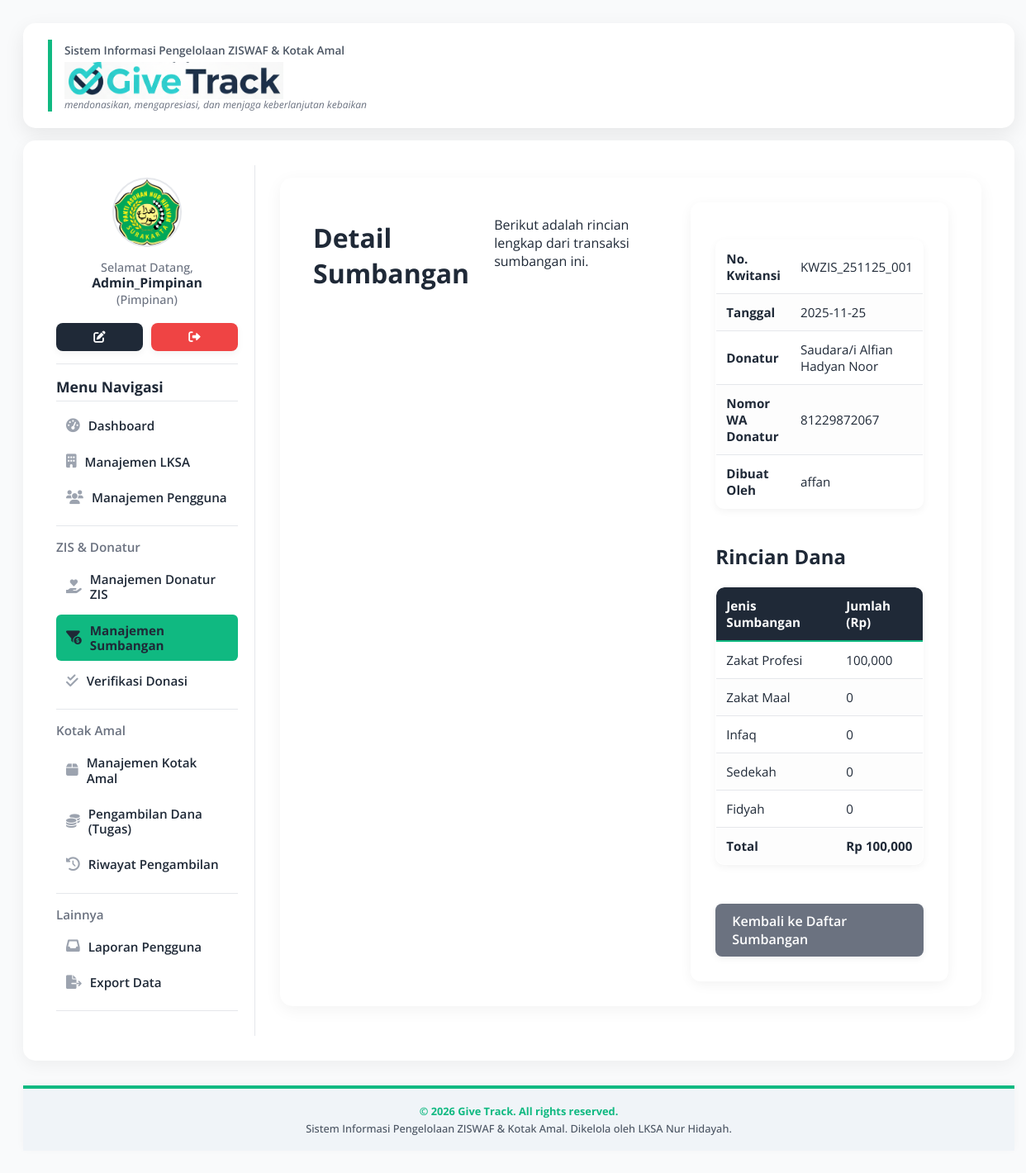
The page /pages/detail_sumbangan.php?id=KWZIS_251125_001 (signed in) on the database its author committed.
### tables this page shows
CREATE TABLE `user` (
  `Id_user` varchar(30) NOT NULL,
  `Nama_User` varchar(100) NOT NULL,
  `Password` varchar(255) NOT NULL COMMENT 'Untuk menyimpan password yang di-hash',
  `Jabatan` varchar(50) NOT NULL,
  `Id_lksa` varchar(25) NOT NULL,
  `Foto` varchar(255) DEFAULT NULL,
  `Status` enum('Active','Archived') NOT NULL DEFAULT 'Active'
);

CREATE TABLE `sumbangan` (
  `ID_Kwitansi_ZIS` varchar(30) NOT NULL,
  `ID_user` varchar(30) NOT NULL COMMENT 'Petugas yang menginput',
  `Id_lksa` varchar(25) NOT NULL,
  `ID_donatur` varchar(25) DEFAULT NULL,
  `Zakat_Profesi` decimal(12,0) DEFAULT '0',
  `Zakat_Maal` decimal(12,0) DEFAULT '0',
  `Infaq` decimal(12,0) DEFAULT '0',
  `Sedekah` decimal(12,0) DEFAULT '0',
  `Fidyah` decimal(12,0) DEFAULT '0',
  `Natura` text,
  `Tgl` date NOT NULL,
  `Status_Verifikasi` enum('Belum Terverifikasi','Terverifikasi') NOT NULL DEFAULT 'Belum Terverifikasi'
);

CREATE TABLE `donatur` (
  `ID_donatur` varchar(25) NOT NULL,
  `ID_LKSA` varchar(25) NOT NULL,
  `ID_user` varchar(30) NOT NULL COMMENT 'Petugas yang mendaftarkan',
  `Nama_Donatur` varchar(150) NOT NULL,
  `NO_WA` varchar(20) DEFAULT NULL,
  `Email` varchar(100) DEFAULT NULL,
  `Alamat_Lengkap` text,
  `ID_Provinsi` varchar(100) DEFAULT NULL,
  `ID_Kota_Kab` varchar(100) DEFAULT NULL,
  `ID_Kecamatan` varchar(100) DEFAULT NULL,
  `ID_Kelurahan_Desa` varchar(100) DEFAULT NULL,
  `Foto` varchar(255) DEFAULT NULL,
  `Status` enum('Rutin','Insidental') NOT NULL DEFAULT 'Insidental',
  `Tgl_Rutinitas` date DEFAULT NULL COMMENT 'Tanggal mulai donasi rutin (diperbarui)',
  `Status_Data` enum('Active','Archived') NOT NULL DEFAULT 'Active'
);

### pages/detail_sumbangan.php (the view, shortened to what this page needs)
<?php
include '../config/database.php';
include '../includes/header.php';
$id_kwitansi = $_GET['id'] ?? '';
$sql = "SELECT s.*, d.Nama_Donatur, d.NO_WA, u.Nama_User
        FROM Sumbangan s
        LEFT JOIN Donatur d ON s.ID_donatur = d.ID_donatur
        LEFT JOIN User u ON s.ID_user = u.Id_user
        WHERE s.ID_Kwitansi_ZIS = ?";
$stmt = $conn->prepare($sql);
$stmt->bind_param("s", $id_kwitansi);
$stmt->execute();
$result = $stmt->get_result();
$data_sumbangan = $result->fetch_assoc();
?>
<div class="content">
    <h1>Detail Sumbangan</h1>
    <p>Berikut adalah rincian lengkap dari transaksi sumbangan ini.</p>
    <div class="form-container">
        <table style="width: 100%;">
            <tr>
                <th>No. Kwitansi</th>
                <td><?php echo htmlspecialchars($data_sumbangan['ID_Kwitansi_ZIS']); ?></td>
            </tr>
            <tr>
                <th>Tanggal</th>
                <td><?php echo htmlspecialchars($data_sumbangan['Tgl']); ?></td>
            </tr>
            <tr>
                <th>Donatur</th>
                <td><?php echo htmlspecialchars($data_sumbangan['Nama_Donatur']); ?></td>
            </tr>
            <tr>
                <th>Nomor WA Donatur</th>
                <td><?php echo htmlspecialchars($data_sumbangan['NO_WA']); ?></td>
            </tr>
            <tr>
                <th>Dibuat Oleh</th>
                <td><?php echo htmlspecialchars($data_sumbangan['Nama_User']); ?></td>
            </tr>
        </table>
        <br>
        <h2>Rincian Dana</h2>
        <table style="width: 100%;" class="responsive-detail">
            <thead>
                <tr>
                    <th>Jenis Sumbangan</th>
                    <th>Jumlah (Rp)</th>
                </tr>
            </thead>
            <tbody>
                <tr>
                    <td data-label="Jenis Sumbangan">Zakat Profesi</td>
                    <td data-label="Jumlah (Rp)"><?php echo number_format($data_sumbangan['Zakat_Profesi']); ?></td>
                </tr>
                <tr>
                    <td data-label="Jenis Sumbangan">Zakat Maal</td>
                    <td data-label="Jumlah (Rp)"><?php echo number_format($data_sumbangan['Zakat_Maal']); ?></td>
                </tr>
                <tr>
                    <td data-label="Jenis Sumbangan">Infaq</td>
                    <td data-label="Jumlah (Rp)"><?php echo number_format($data_sumbangan['Infaq']); ?></td>
                </tr>
                <tr>
                    <td data-label="Jenis Sumbangan">Sedekah</td>
                    <td data-label="Jumlah (Rp)"><?php echo number_format($data_sumbangan['Sedekah']); ?></td>
                </tr>
                <tr>
                    <td data-label="Jenis Sumbangan">Fidyah</td>
                    <td data-label="Jumlah (Rp)"><?php echo number_format($data_sumbangan['Fidyah']); ?></td>
                </tr>
                <tr>
                    <th data-label="Rincian">Total</th>
                    <th data-label="Total Nominal">Rp <?php echo number_format($data_sumbangan['Zakat_Profesi'] + $data_sumbangan['Zakat_Maal'] + $data_sumbangan['Infaq'] + $data_sumbangan['Sedekah'] + $data_sumbangan['Fidyah']); ?></th>
                </tr>
            </tbody>
        </table>
        <br>
        <div class="form-actions" style="justify-content: flex-start;">
            <a href="sumbangan.php" class="btn btn-cancel">Kembali ke Daftar Sumbangan</a>
        </div>
    </div>
</div>
<?php
include '../includes/footer.php';
?>

### includes/header.php (shortened to what this page needs)
<?php
$base_url = "http://" . $_SERVER['HTTP_HOST'] . "/lksa_nh/";
$current_page = basename($_SERVER['PHP_SELF']);
$current_dir = basename(dirname($_SERVER['PHP_SELF']));
$dashboard_active = ($current_page == 'index.php' || strpos($current_page, 'dashboard_') !== false) ? 'active' : '';
$lksa_active = ($current_page == 'lksa.php' || $current_page == 'tambah_lksa.php' || $current_page == 'tambah_pimpinan.php' || $current_page == 'edit_lksa.php') ? 'active' : '';
$users_active = ($current_page == 'users.php' || $current_page == 'tambah_pengguna.php' || $current_page == 'edit_pengguna.php') ? 'active' : '';
$donatur_active = ($current_page == 'donatur.php' || $current_page == 'tambah_donatur.php' || $current_page == 'edit_donatur.php') ? 'active' : '';
$sumbangan_active = ($current_page == 'sumbangan.php' || $current_page == 'tambah_sumbangan.php' || $current_page == 'detail_sumbangan.php') ? 'active' : '';
$verifikasi_active = ($current_page == 'verifikasi-donasi.php' || $current_page == 'edit_sumbangan.php' || $current_page == 'wa-blast-form.php') ? 'active' : '';
$kotak_amal_active = ($current_page == 'kotak-amal.php' || $current_page == 'tambah_kotak_amal.php' || $current_page == 'edit_kotak_amal.php') ? 'active' : '';
$dana_kotak_amal_active = ($current_page == 'dana-kotak-amal.php' || $current_page == 'edit_dana_kotak_amal.php' || $current_page == 'catat_pengambilan_ka.php' || $current_page == 'detail_surat_tugas.php') ? 'active' : '';
$riwayat_ka_active = ($current_page == 'riwayat_dana_kotak_amal.php') ? 'active' : '';
$laporan_active = ($current_page == 'laporan.php' || $current_page == 'tambah_laporan.php' || $current_page == 'detail_laporan.php') ? 'active' : '';
$export_menu_active = ($current_page == 'export_data_menu.php') ? 'active' : '';
$show_sidebar = false;
$sidebar_html = '';
if (isset($_SESSION['loggedin']) && isset($_SESSION['id_user'])) {
    if (isset($conn)) {
        $id_user = $_SESSION['id_user'];
        $user_info_sql = "SELECT Nama_User, Foto, Jabatan FROM User WHERE Id_user = '$id_user'";
        $user_info_result = $conn->query($user_info_sql);
        $user_info = $user_info_result ? $user_info_result->fetch_assoc() : null;
        $nama_user = $user_info['Nama_User'] ?? 'Pengguna';
        $foto_user = $user_info['Foto'] ?? '';
        $jabatan = $user_info['Jabatan'] ?? '';
        $foto_path = $foto_user ? $base_url . 'assets/img/' . $foto_user : $base_url . 'assets/img/yayasan.png';
        $sidebar_stats = $sidebar_stats ?? '';
        if ($current_page == 'index.php' || $current_dir == 'dashboards' || in_array($current_page, ['lksa.php', 'users.php', 'donatur.php', 'sumbangan.php', 'kotak-amal.php', 'verifikasi-donasi.php', 'dana-kotak-amal.php', 'tambah_pimpinan.php', 'tambah_pengguna.php', 'tambah_donatur.php', 'tambah_kotak_amal.php', 'tambah_sumbangan.php', 'laporan.php', 'tambah_laporan.php', 'edit_pengguna.php', 'edit_donatur.php', 'edit_sumbangan.php', 'edit_kotak_amal.php', 'edit_lksa.php', 'edit_dana_kotak_amal.php', 'detail_sumbangan.php', 'detail_laporan.php', 'export_data_menu.php', 'riwayat_dana_kotak_amal.php'])) {
            if ($current_page != 'dashboard_donatur.php' && $current_page != 'dashboard_pemilik_kotak_amal.php') {
                $show_sidebar = true;
            }
        }
        if ($show_sidebar) {
            ?>
            <div class="sidebar-wrapper">
                <img src="<?php echo htmlspecialchars($foto_path); ?>" alt="Foto Profil" class="profile-img">
                <p class="welcome-text-sidebar">Selamat Datang,<br>
                    <strong><?php echo htmlspecialchars($nama_user); ?></strong> (<?php echo htmlspecialchars($jabatan); ?>)
                </p>
                <div class="sidebar-util-btns">
                    <a href="<?php echo $base_url; ?>pages/edit_pengguna.php?id=<?php echo htmlspecialchars($id_user); ?>"
                        class="btn btn-primary sidebar-small-btn" title="Edit Profil"><i class="fas fa-edit"></i></a>
                    <a href="<?php echo $base_url; ?>login/logout.php" class="btn btn-danger sidebar-small-btn" title="Logout"><i class="fas fa-sign-out-alt"></i>
                        </a>
                </div>
                <hr>
                <?php echo $sidebar_stats; ?> <h2>Menu Navigasi</h2>
                <div class="sidebar-nav-group">
                    <a href="<?php echo $base_url; ?>index.php" class="sidebar-nav-item <?php echo $dashboard_active; ?>">
                        <i class="fas fa-tachometer-alt"></i> Dashboard
                    </a>
                    <?php if ($_SESSION['jabatan'] == 'Pimpinan' && $_SESSION['id_lksa'] == 'Pimpinan_Pusat') { ?>
                        <a href="<?php echo $base_url; ?>pages/lksa.php" class="sidebar-nav-item <?php echo $lksa_active; ?>">
                            <i class="fas fa-building"></i> Manajemen LKSA
                        </a>
                    <?php } ?>
                    <?php if ($_SESSION['jabatan'] == 'Pimpinan' || $_SESSION['jabatan'] == 'Kepala LKSA') { ?>
                        <a href="<?php echo $base_url; ?>pages/users.php" class="sidebar-nav-item <?php echo $users_active; ?>">
                            <i class="fas fa-users"></i> Manajemen Pengguna
                        </a>
                    <?php } ?>
                </div>
                <?php if ($_SESSION['jabatan'] == 'Pimpinan' || $_SESSION['jabatan'] == 'Kepala LKSA' || $_SESSION['jabatan'] == 'Pegawai') { ?>
                    <hr class="nav-divider">
                    <h3>ZIS & Donatur</h3>
                    <div class="sidebar-nav-group">
                        <a href="<?php echo $base_url; ?>pages/donatur.php" class="sidebar-nav-item <?php echo $donatur_active; ?>">
                            <i class="fas fa-hand-holding-heart"></i> Manajemen Donatur ZIS
                        </a>
                        <a href="<?php echo $base_url; ?>pages/sumbangan.php" class="sidebar-nav-item <?php echo $sumbangan_active; ?>">
                            <i class="fas fa-funnel-dollar"></i> Manajemen Sumbangan
                        </a>
                        <?php if ($_SESSION['jabatan'] == 'Pimpinan' || $_SESSION['jabatan'] == 'Kepala LKSA') { ?>
                            <a href="<?php echo $base_url; ?>pages/verifikasi-donasi.php" class="sidebar-nav-item <?php echo $verifikasi_active; ?>">
                                <i class="fas fa-check-double"></i> Verifikasi Donasi
                            </a>
                        <?php } ?>
                    </div>
                <?php } ?>
                <?php if ($_SESSION['jabatan'] == 'Pimpinan' || $_SESSION['jabatan'] == 'Kepala LKSA' || $_SESSION['jabatan'] == 'Petugas Kotak Amal') { ?>
                    <hr class="nav-divider">
                    <h3>Kotak Amal</h3>
                    <div class="sidebar-nav-group">
                        <a href="<?php echo $base_url; ?>pages/kotak-amal.php" class="sidebar-nav-item <?php echo $kotak_amal_active; ?>">
                            <i class="fas fa-box"></i> Manajemen Kotak Amal
                        </a>
                        <a href="<?php echo $base_url; ?>pages/dana-kotak-amal.php" class="sidebar-nav-item <?php echo $dana_kotak_amal_active; ?>">
                            <i class="fas fa-coins"></i> Pengambilan Dana (Tugas)
                        </a>
                        <a href="<?php echo $base_url; ?>pages/riwayat_dana_kotak_amal.php" class="sidebar-nav-item <?php echo $riwayat_ka_active; ?>">
                            <i class="fas fa-history"></i> Riwayat Pengambilan
                        </a>
                        </div>
                <?php } ?>
                <?php if ($_SESSION['jabatan'] == 'Pimpinan' || $_SESSION['jabatan'] == 'Kepala LKSA') { ?>
                    <hr class="nav-divider">
                    <h3>Lainnya</h3>
                    <div class="sidebar-nav-group">
                        <a href="<?php echo $base_url; ?>pages/laporan.php" class="sidebar-nav-item <?php echo $laporan_active; ?>">
                            <i class="fas fa-inbox"></i> Laporan Pengguna
                        </a>
                        <a href="<?php echo $base_url; ?>pages/export_data_menu.php" class="sidebar-nav-item <?php echo $export_menu_active; ?>">
                            <i class="fas fa-file-export"></i> Export Data
                        </a>
                        </div>
                <?php } ?>
                <hr>
            </div>
            <?php
            $sidebar_html = ob_get_clean();
        }
    }
}
?>
<!DOCTYPE html>
<html lang="id">
<head>
    <link rel="stylesheet" href="https://cdnjs.cloudflare.com/ajax/libs/font-awesome/6.0.0-beta3/css/all.min.css">
</head>
<body>
    <div class="container">
        <div class="header">
            <div class="header-logo-section">
                <span class="header-slogan-top">Sistem Informasi Pengelolaan ZISWAF & Kotak Amal</span>
                <h1 class="header-title-main">
                     <img src="<?php echo $base_url; ?>assets/img/give_track_logo_final.png" alt="Give Track Logo System" class="header-logo-img">
                </h1>
                <span class="header-slogan-bottom">mendonasikan, mengapresiasi, dan menjaga keberlanjutan kebaikan</span>
            </div>
        </div>
        <?php if ($show_sidebar) { ?>
            <div class="content">
                <?php echo $sidebar_html; ?>
                <div class="main-content-area">
                <?php } else { ?>
                    <div class="content">
                    <?php } ?>

### rows shown on the page
user: Nama_User "Admin_Pimpinan", Jabatan "Pimpinan"
sumbangan: ID_Kwitansi_ZIS "KWZIS_251125_001", Tgl "2025-11-25", ID_donatur.Nama_Donatur "Saudara/i Alfian Hadyan Noor", ID_donatur.NO_WA "81229872067", ID_user.Nama_User "affan", Zakat_Profesi "100,000", Zakat_Maal "0", Infaq "0", Sedekah "0", Fidyah "0", Zakat_Profesi+Zakat_Maal+Infaq "100,000"
